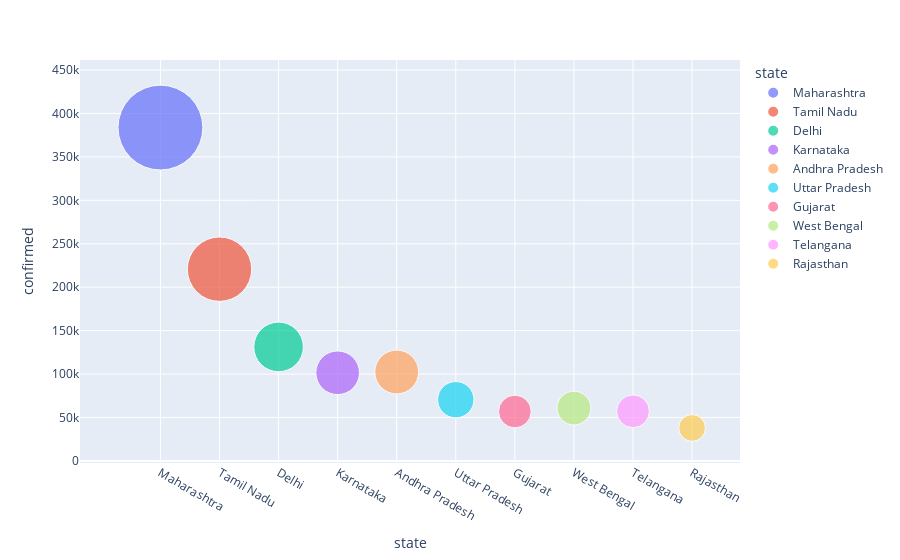

Notebook cell for this chart:
### Code cell
fig = px.scatter(state_wise_india.head(10),x='state',y='confirmed',size='confirmed',
                 color='state',hover_name='state',size_max=60)
fig.update_layout()
fig.show()

### Figure 1 — Plotly figure (JSON) as saved in the notebook; plotly's stock layout.template omitted (floating-point values rounded to 4 significant figures)
{"data": [{"hovertemplate": "<b>%{hovertext}</b><br><br>state=%{x}<br>confirmed=%{marker.size}<extra></extra>", "hovertext": ["Maharashtra"], "legendgroup": "Maharashtra", "marker": {"color": "#636efa", "size": [383723], "sizemode": "area", "sizeref": 106.6, "symbol": "circle"}, "mode": "markers", "name": "Maharashtra", "orientation": "v", "showlegend": true, "type": "scatter", "x": ["Maharashtra"], "xaxis": "x", "y": [383723], "yaxis": "y"}, {"hovertemplate": "<b>%{hovertext}</b><br><br>state=%{x}<br>confirmed=%{marker.size}<extra></extra>", "hovertext": ["Tamil Nadu"], "legendgroup": "Tamil Nadu", "marker": {"color": "#EF553B", "size": [220716], "sizemode": "area", "sizeref": 106.6, "symbol": "circle"}, "mode": "markers", "name": "Tamil Nadu", "orientation": "v", "showlegend": true, "type": "scatter", "x": ["Tamil Nadu"], "xaxis": "x", "y": [220716], "yaxis": "y"}, {"hovertemplate": "<b>%{hovertext}</b><br><br>state=%{x}<br>confirmed=%{marker.size}<extra></extra>", "hovertext": ["Delhi"], "legendgroup": "Delhi", "marker": {"color": "#00cc96", "size": [131219], "sizemode": "area", "sizeref": 106.6, "symbol": "circle"}, "mode": "markers", "name": "Delhi", "orientation": "v", "showlegend": true, "type": "scatter", "x": ["Delhi"], "xaxis": "x", "y": [131219], "yaxis": "y"}, {"hovertemplate": "<b>%{hovertext}</b><br><br>state=%{x}<br>confirmed=%{marker.size}<extra></extra>", "hovertext": ["Karnataka"], "legendgroup": "Karnataka", "marker": {"color": "#ab63fa", "size": [101465], "sizemode": "area", "sizeref": 106.6, "symbol": "circle"}, "mode": "markers", "name": "Karnataka", "orientation": "v", "showlegend": true, "type": "scatter", "x": ["Karnataka"], "xaxis": "x", "y": [101465], "yaxis": "y"}, {"hovertemplate": "<b>%{hovertext}</b><br><br>state=%{x}<br>confirmed=%{marker.size}<extra></extra>", "hovertext": ["Andhra Pradesh"], "legendgroup": "Andhra Pradesh", "marker": {"color": "#FFA15A", "size": [102349], "sizemode": "area", "sizeref": 106.6, "symbol": "circle"}, "mode": "markers", "name": "Andhra Pradesh", "orientation": "v", "showlegend": true, "type": "scatter", "x": ["Andhra Pradesh"], "xaxis": "x", "y": [102349], "yaxis": "y"}, {"hovertemplate": "<b>%{hovertext}</b><br><br>state=%{x}<br>confirmed=%{marker.size}<extra></extra>", "hovertext": ["Uttar Pradesh"], "legendgroup": "Uttar Pradesh", "marker": {"color": "#19d3f3", "size": [70493], "sizemode": "area", "sizeref": 106.6, "symbol": "circle"}, "mode": "markers", "name": "Uttar Pradesh", "orientation": "v", "showlegend": true, "type": "scatter", "x": ["Uttar Pradesh"], "xaxis": "x", "y": [70493], "yaxis": "y"}, {"hovertemplate": "<b>%{hovertext}</b><br><br>state=%{x}<br>confirmed=%{marker.size}<extra></extra>", "hovertext": ["Gujarat"], "legendgroup": "Gujarat", "marker": {"color": "#FF6692", "size": [56874], "sizemode": "area", "sizeref": 106.6, "symbol": "circle"}, "mode": "markers", "name": "Gujarat", "orientation": "v", "showlegend": true, "type": "scatter", "x": ["Gujarat"], "xaxis": "x", "y": [56874], "yaxis": "y"}, {"hovertemplate": "<b>%{hovertext}</b><br><br>state=%{x}<br>confirmed=%{marker.size}<extra></extra>", "hovertext": ["West Bengal"], "legendgroup": "West Bengal", "marker": {"color": "#B6E880", "size": [60830], "sizemode": "area", "sizeref": 106.6, "symbol": "circle"}, "mode": "markers", "name": "West Bengal", "orientation": "v", "showlegend": true, "type": "scatter", "x": ["West Bengal"], "xaxis": "x", "y": [60830], "yaxis": "y"}, {"hovertemplate": "<b>%{hovertext}</b><br><br>state=%{x}<br>confirmed=%{marker.size}<extra></extra>", "hovertext": ["Telangana"], "legendgroup": "Telangana", "marker": {"color": "#FF97FF", "size": [57142], "sizemode": "area", "sizeref": 106.6, "symbol": "circle"}, "mode": "markers", "name": "Telangana", "orientation": "v", "showlegend": true, "type": "scatter", "x": ["Telangana"], "xaxis": "x", "y": [57142], "yaxis": "y"}, {"hovertemplate": "<b>%{hovertext}</b><br><br>state=%{x}<br>confirmed=%{marker.size}<extra></extra>", "hovertext": ["Rajasthan"], "legendgroup": "Rajasthan", "marker": {"color": "#FECB52", "size": [37970], "sizemode": "area", "sizeref": 106.6, "symbol": "circle"}, "mode": "markers", "name": "Rajasthan", "orientation": "v", "showlegend": true, "type": "scatter", "x": ["Rajasthan"], "xaxis": "x", "y": [37970], "yaxis": "y"}], "layout": {"legend": {"itemsizing": "constant", "title": {"text": "state"}, "tracegroupgap": 0}, "margin": {"t": 60}, "xaxis": {"anchor": "y", "categoryarray": ["Maharashtra", "Tamil Nadu", "Delhi", "Karnataka", "Andhra Pradesh", "Uttar Pradesh", "Gujarat", "West Bengal", "Telangana", "Rajasthan"], "categoryorder": "array", "domain": [0, 1], "title": {"text": "state"}}, "yaxis": {"anchor": "x", "domain": [0, 1], "title": {"text": "confirmed"}}}}
